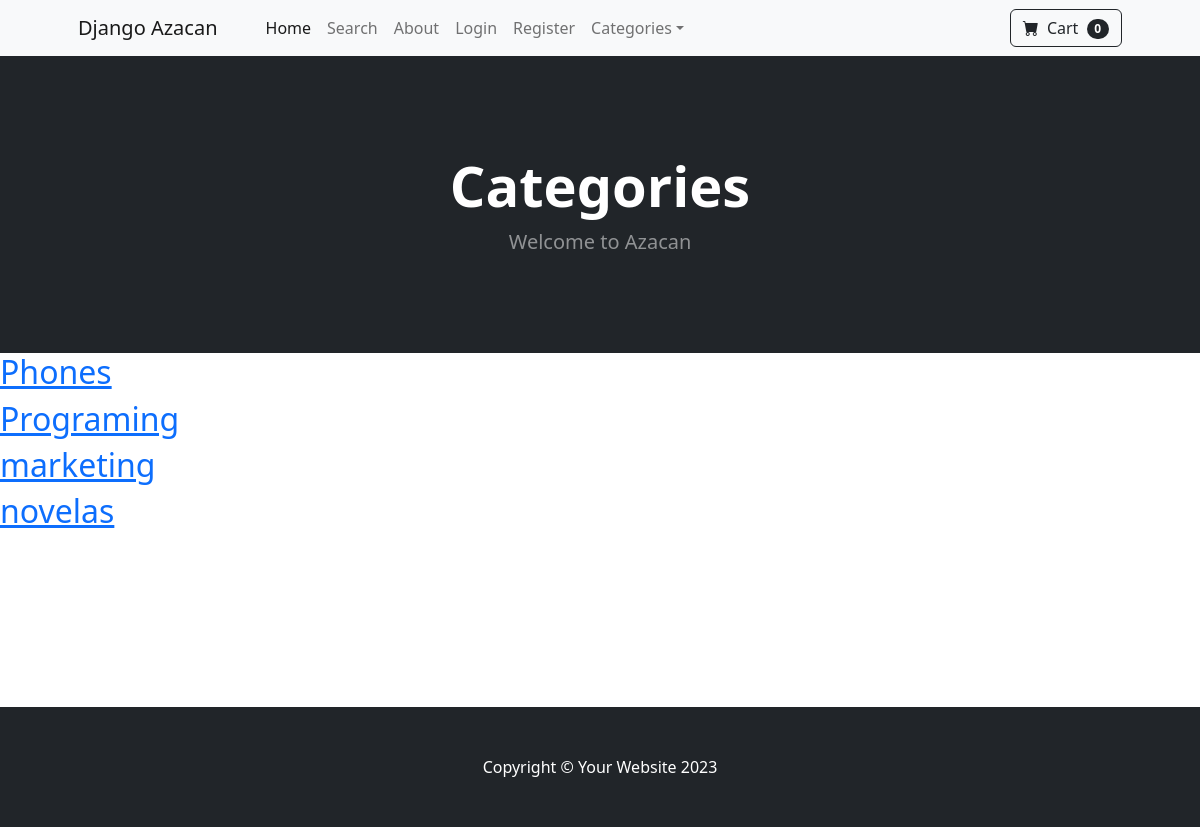
The app's page /category_summary/ with its own data.
### store/models.py (models this page shows, shortened)
class Category(models.Model):
    name = models.CharField(max_length=100)
    description = models.TextField()
    created_at = models.DateTimeField(auto_now_add=True)
    updated_at = models.DateTimeField(auto_now=True)
    class Meta:
        verbose_name = "Category"
        verbose_name_plural = "Categories"

### store/views.py (the view)
# urls.py: path('category_summary/', views.category_summary, name='category_summary'),
def category_summary(request):
    categories = Category.objects.all()
    return render(request, 'category_summary.html', {'categories': categories})

### cart/cart.py (called while the page is built)
    def __len__(self):
        return len(self.cart)

### cart/context_processors.py (called while the page is built)
def cart(request):
    return {'cart': Cart(request)}

### store/templates/category_summary.html
{% extends 'base.html' %}
{% block content %}
<header class="bg-dark py-5">
    <div class="container px-4 px-lg-5 my-5">
        <div class="text-center text-white">
            <h1 class="display-4 fw-bolder">Categories</h1>
            <p class="lead fw-normal text-white-50 mb-0">Welcome to Azacan</p>
        </div>
    </div>
</header>
{% for category in categories %}
<div class="row">
    <div class="col-md-12">
        <h2><a href="{% url 'category' category.name %}">{{ category.name }}</a></h2>
    </div>
</div>
{% endfor %}
<br /><br /><br /><br /><br /><br /><br />
{% endblock %}

### records on screen
Category: name "Phones"
Category: name "Programing"
Category: name "marketing"
Category: name "novelas"

### other values on screen
{{ cart|length }} "0"
